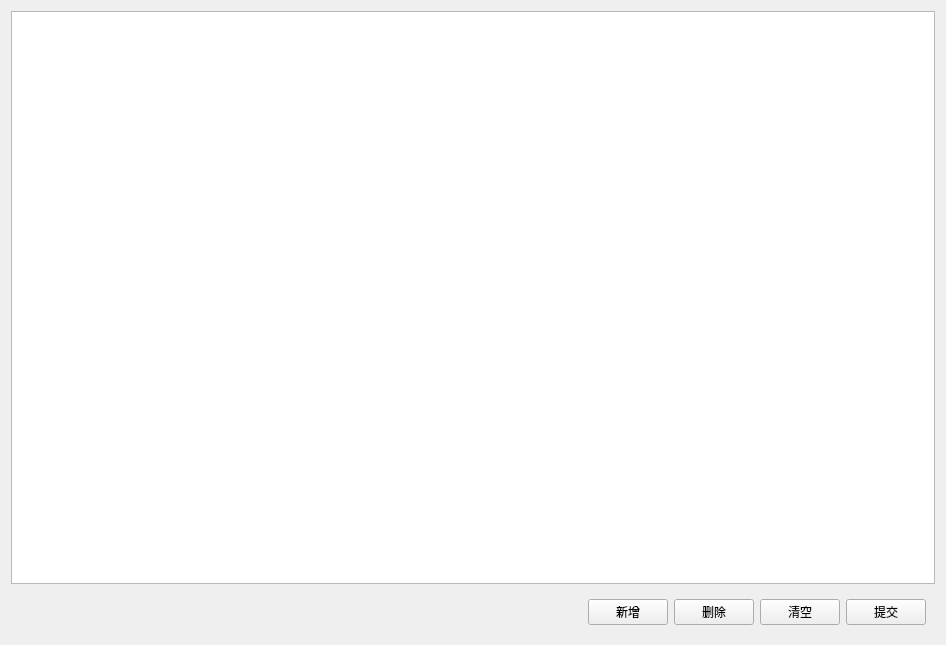
<?xml version="1.0" encoding="UTF-8"?>
<ui version="4.0">
 <class>FrmRMAssociation</class>
 <widget class="QWidget" name="FrmRMAssociation">
  <property name="geometry">
   <rect>
    <x>0</x>
    <y>0</y>
    <width>946</width>
    <height>645</height>
   </rect>
  </property>
  <property name="windowTitle">
   <string>Form</string>
  </property>
  <layout class="QGridLayout" name="gridLayout">
   <item row="0" column="0">
    <widget class="QTableView" name="tablemain"/>
   </item>
   <item row="1" column="0">
    <widget class="QWidget" name="widget_bottom" native="true">
     <layout class="QHBoxLayout" name="horizontalLayout">
      <item>
       <spacer name="horizontalSpacer">
        <property name="orientation">
         <enum>Qt::Horizontal</enum>
        </property>
        <property name="sizeHint" stdset="0">
         <size>
          <width>453</width>
          <height>20</height>
         </size>
        </property>
       </spacer>
      </item>
      <item>
       <widget class="QPushButton" name="btn_add">
        <property name="text">
         <string>新增</string>
        </property>
       </widget>
      </item>
      <item>
       <widget class="QPushButton" name="btn_delete">
        <property name="text">
         <string>删除</string>
        </property>
       </widget>
      </item>
      <item>
       <widget class="QPushButton" name="btn_clear">
        <property name="text">
         <string>清空</string>
        </property>
       </widget>
      </item>
      <item>
       <widget class="QPushButton" name="btn_save">
        <property name="text">
         <string>提交</string>
        </property>
       </widget>
      </item>
     </layout>
    </widget>
   </item>
  </layout>
 </widget>
 <resources/>
 <connections/>
</ui>
